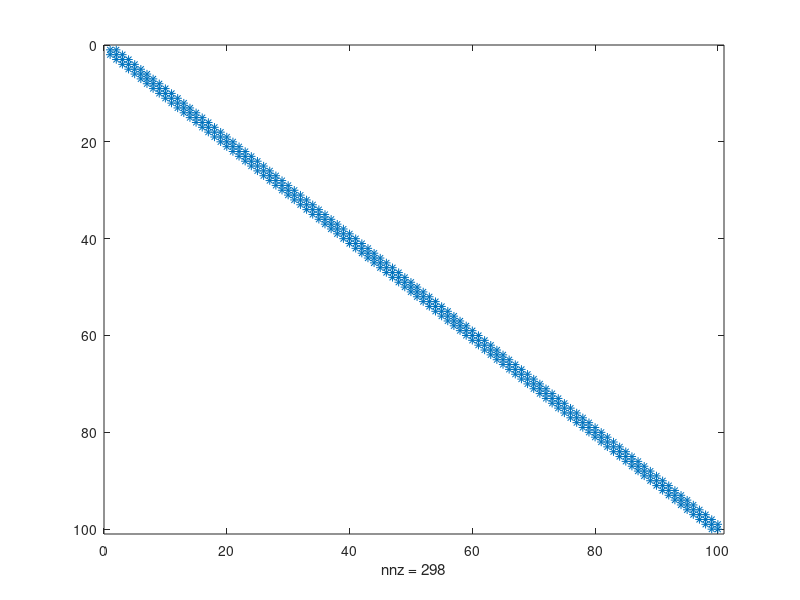

MATLAB code for this plot: (Note: this script raises an error after producing the figure.)
%% Q5 - sparse matrices

% matlab has sparse versions of most inbuilt functions which operate much
% faster than their dense counterparts

A=diag(diag(2*ones(100)))+diag(ones(99,1),1)+diag(ones(99,1),-1);

%Number of nonzero matrix elements
nnz(A)
%Visualize sparsity pattern
% plots the sparsity pattern of any matrix S.
spy(A)

%looking at a different pattern: the connectivity graph of buckminster
%fuller geodesic dome/ football / c60 molecule
B = bucky;
spy(B)

Ainv=inv(A);
spy(Ainv)

%to give an idea of what happens to the matrix, here is analysis of
%Ainv(1:3,1:3)
E = [2 1 0; 1 2 1; 0 1 2]
inv(E)

Ainv(1:3,1:3)

%sparse creates a sparse matrix
B=sparse(A);
spy(B)

% to demonstrate what is happening:
F=sparse(E);
spy(F)

% spy(A-B) example for simpler example
%spy(E-F)
% no pattern is shown because F is the same as E, just a sparse format of
% the matrix

%% whos

% this command shows that A uses 16 fold more space than B
%A inv has lots of non-zero entities because the way that inversing a
%matrix works means that the diagonal matrix is spread outwards through the
%matrix once it has been inverted



% Name        Size             Bytes  Class     Attributes
% 
%   A         100x100            80000  double              
            
%   B         100x100             5576  double    sparse    

%% more sparse matrices

% speye command - this is a sparse identitiy matrix

speye(5)

%Sparse uniformly distributed random matrix
% sprand(m,n,d) gives mxn matrix with rand value density of 10%
C=sprand(10,10,0.1)
spy(C)
% to find the random values:
[i,j,v] = find(C)
%to find the matrix locations where the values have been placed in the
%matrix
[i,j]=find(C>0.5)


% spdiags:  Extract and create sparse band and diagonal matrices
t = spdiags(ones(10,1),10,10)
% spdiags(A,d,m,n) where A is matrix and d is density and m and n are
% matrix dimensions
s = spdiags(ones(10,1)*[-1,2,-1],[-1,0,1],10,10)
spy(t)
clear



%% 5b - 

% eye gives square identity matrix 

A=2*eye(500)-diag(ones(499,1),1)-diag(ones(499,1),-1);

tic, A*A; toc
B=spdiags(ones(500,1)*[-1,2,-1],[-1,0,1],500,500);
tic, B*B; toc

% B is sparse so it is much quicker to perform matrix multiplication#

b=ones(500,1);

tic,A\b; toc
tic, B\b; toc

% it is much faster to do N\b for sparse matrices